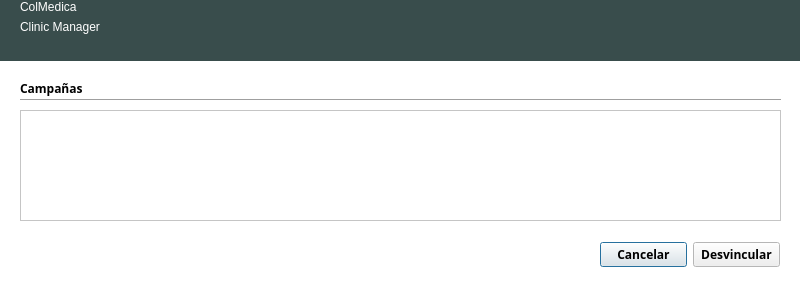
<?xml version="1.0" encoding="UTF-8"?>
<ui version="4.0">
 <class>Dialog</class>
 <widget class="QDialog" name="Dialog">
  <property name="geometry">
   <rect>
    <x>0</x>
    <y>0</y>
    <width>800</width>
    <height>288</height>
   </rect>
  </property>
  <property name="palette">
   <palette>
    <active>
     <colorrole role="Base">
      <brush brushstyle="SolidPattern">
       <color alpha="255">
        <red>255</red>
        <green>255</green>
        <blue>255</blue>
       </color>
      </brush>
     </colorrole>
     <colorrole role="Window">
      <brush brushstyle="SolidPattern">
       <color alpha="255">
        <red>255</red>
        <green>255</green>
        <blue>255</blue>
       </color>
      </brush>
     </colorrole>
    </active>
    <inactive>
     <colorrole role="Base">
      <brush brushstyle="SolidPattern">
       <color alpha="255">
        <red>255</red>
        <green>255</green>
        <blue>255</blue>
       </color>
      </brush>
     </colorrole>
     <colorrole role="Window">
      <brush brushstyle="SolidPattern">
       <color alpha="255">
        <red>255</red>
        <green>255</green>
        <blue>255</blue>
       </color>
      </brush>
     </colorrole>
    </inactive>
    <disabled>
     <colorrole role="Base">
      <brush brushstyle="SolidPattern">
       <color alpha="255">
        <red>255</red>
        <green>255</green>
        <blue>255</blue>
       </color>
      </brush>
     </colorrole>
     <colorrole role="Window">
      <brush brushstyle="SolidPattern">
       <color alpha="255">
        <red>255</red>
        <green>255</green>
        <blue>255</blue>
       </color>
      </brush>
     </colorrole>
    </disabled>
   </palette>
  </property>
  <property name="windowTitle">
   <string>Dialog</string>
  </property>
  <property name="autoFillBackground">
   <bool>true</bool>
  </property>
  <widget class="QWidget" name="widget_2" native="true">
   <property name="geometry">
    <rect>
     <x>0</x>
     <y>0</y>
     <width>801</width>
     <height>61</height>
    </rect>
   </property>
   <property name="palette">
    <palette>
     <active>
      <colorrole role="WindowText">
       <brush brushstyle="SolidPattern">
        <color alpha="255">
         <red>255</red>
         <green>255</green>
         <blue>255</blue>
        </color>
       </brush>
      </colorrole>
      <colorrole role="Base">
       <brush brushstyle="SolidPattern">
        <color alpha="255">
         <red>255</red>
         <green>255</green>
         <blue>255</blue>
        </color>
       </brush>
      </colorrole>
      <colorrole role="Window">
       <brush brushstyle="SolidPattern">
        <color alpha="255">
         <red>57</red>
         <green>77</green>
         <blue>76</blue>
        </color>
       </brush>
      </colorrole>
     </active>
     <inactive>
      <colorrole role="WindowText">
       <brush brushstyle="SolidPattern">
        <color alpha="255">
         <red>255</red>
         <green>255</green>
         <blue>255</blue>
        </color>
       </brush>
      </colorrole>
      <colorrole role="Base">
       <brush brushstyle="SolidPattern">
        <color alpha="255">
         <red>255</red>
         <green>255</green>
         <blue>255</blue>
        </color>
       </brush>
      </colorrole>
      <colorrole role="Window">
       <brush brushstyle="SolidPattern">
        <color alpha="255">
         <red>57</red>
         <green>77</green>
         <blue>76</blue>
        </color>
       </brush>
      </colorrole>
     </inactive>
     <disabled>
      <colorrole role="WindowText">
       <brush brushstyle="SolidPattern">
        <color alpha="255">
         <red>159</red>
         <green>158</green>
         <blue>158</blue>
        </color>
       </brush>
      </colorrole>
      <colorrole role="Base">
       <brush brushstyle="SolidPattern">
        <color alpha="255">
         <red>57</red>
         <green>77</green>
         <blue>76</blue>
        </color>
       </brush>
      </colorrole>
      <colorrole role="Window">
       <brush brushstyle="SolidPattern">
        <color alpha="255">
         <red>57</red>
         <green>77</green>
         <blue>76</blue>
        </color>
       </brush>
      </colorrole>
     </disabled>
    </palette>
   </property>
   <property name="autoFillBackground">
    <bool>true</bool>
   </property>
   <widget class="QWidget" name="widget_3" native="true">
    <property name="geometry">
     <rect>
      <x>590</x>
      <y>10</y>
      <width>41</width>
      <height>41</height>
     </rect>
    </property>
    <property name="contextMenuPolicy">
     <enum>Qt::NoContextMenu</enum>
    </property>
    <property name="autoFillBackground">
     <bool>false</bool>
    </property>
    <property name="styleSheet">
     <string notr="true">image: url(:/Iconos/user_big.png);</string>
    </property>
   </widget>
   <widget class="QWidget" name="layoutWidget_3">
    <property name="geometry">
     <rect>
      <x>20</x>
      <y>0</y>
      <width>162</width>
      <height>63</height>
     </rect>
    </property>
    <layout class="QFormLayout" name="formLayout_4">
     <item row="0" column="0">
      <widget class="QLabel" name="label_7">
       <property name="styleSheet">
        <string notr="true">font: 30pt &quot;Ubuntu Condensed&quot;;
color: rgb(255, 255, 255);</string>
       </property>
       <property name="text">
        <string>ColMedica</string>
       </property>
      </widget>
     </item>
     <item row="1" column="0">
      <widget class="QLabel" name="label_8">
       <property name="text">
        <string>Clinic Manager</string>
       </property>
      </widget>
     </item>
    </layout>
   </widget>
  </widget>
  <widget class="QWidget" name="widget" native="true">
   <property name="geometry">
    <rect>
     <x>10</x>
     <y>70</y>
     <width>781</width>
     <height>211</height>
    </rect>
   </property>
   <property name="font">
    <font>
     <family>Ubuntu Condensed</family>
     <weight>75</weight>
     <bold>true</bold>
    </font>
   </property>
   <widget class="Line" name="line">
    <property name="geometry">
     <rect>
      <x>10</x>
      <y>20</y>
      <width>761</width>
      <height>20</height>
     </rect>
    </property>
    <property name="orientation">
     <enum>Qt::Horizontal</enum>
    </property>
   </widget>
   <widget class="QListWidget" name="listWidget">
    <property name="geometry">
     <rect>
      <x>10</x>
      <y>40</y>
      <width>761</width>
      <height>111</height>
     </rect>
    </property>
    <property name="font">
     <font>
      <weight>50</weight>
      <bold>false</bold>
     </font>
    </property>
   </widget>
   <widget class="QLabel" name="label">
    <property name="geometry">
     <rect>
      <x>10</x>
      <y>10</y>
      <width>91</width>
      <height>16</height>
     </rect>
    </property>
    <property name="text">
     <string>Campañas</string>
    </property>
   </widget>
   <widget class="QWidget" name="layoutWidget">
    <property name="geometry">
     <rect>
      <x>590</x>
      <y>170</y>
      <width>180</width>
      <height>29</height>
     </rect>
    </property>
    <layout class="QGridLayout" name="gridLayout">
     <item row="0" column="0">
      <widget class="QPushButton" name="pushButton">
       <property name="text">
        <string>Cancelar</string>
       </property>
      </widget>
     </item>
     <item row="0" column="1">
      <widget class="QPushButton" name="pushButton_2">
       <property name="text">
        <string>Desvincular</string>
       </property>
      </widget>
     </item>
    </layout>
   </widget>
  </widget>
 </widget>
 <resources/>
 <connections/>
</ui>
